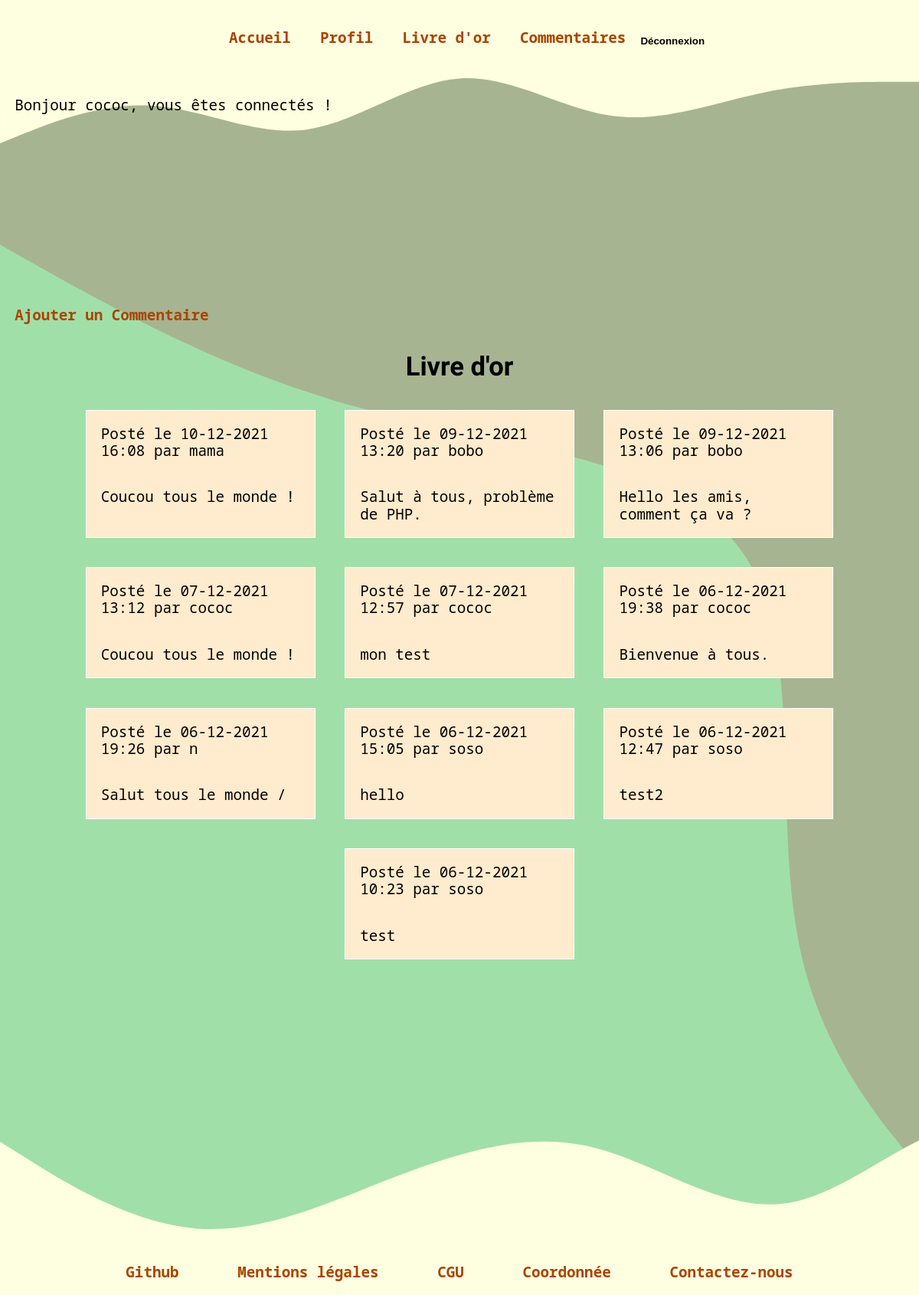
/includes/livre-or.php (signed in), run on the app's committed database.
### tables this page shows
CREATE TABLE IF NOT EXISTS `commentaires` (
  `id` int(11) NOT NULL AUTO_INCREMENT,
  `commentaire` text NOT NULL,
  `id_utilisateur` int(11) NOT NULL,
  `date` datetime NOT NULL,
  PRIMARY KEY (`id`)
);

CREATE TABLE IF NOT EXISTS `utilisateurs` (
  `id` int(11) NOT NULL AUTO_INCREMENT,
  `login` varchar(255) NOT NULL,
  `password` varchar(255) NOT NULL,
  PRIMARY KEY (`id`)
);

### traitements/traitement-livre-or.php (called while the page is built, shortened)
<?php
require ('../traitements/bdd.php');
$req = mysqli_query($bdd, "SELECT * FROM utilisateurs INNER JOIN commentaires ON utilisateurs.id = commentaires.id_utilisateur ORDER BY date DESC");
$res = mysqli_fetch_all($req, MYSQLI_ASSOC);
?>

### includes/livre-or.php (the view, shortened to what this page needs)
<?php
require ('../traitements/bdd.php');
require ('../traitements/traitement-livre-or.php');
?>
<!DOCTYPE html>
<html lang="fr">
    <head>
        <link href="../css/styles.css" rel="stylesheet">
    </head>
    <body class="body-livreor">
        <?php require ('header.php'); ?>
        <main>
        <?php
            if(isset($_SESSION['login'])) { ?>
            <a href="commentaire.php">Ajouter un Commentaire</a>
        <?php }
        ?>
            <section class ='section-livredor'>
                <h1>Livre d'or</h1>
                    <?php foreach($res as $key => $value) {
                        $date = strtotime($value['date']);
                        $datefr = date('d-m-Y H:i', $date);
                    ?>
                    <div class="com">
                        <p>Posté le <?php echo $datefr;?> par <?php echo $value['login']; ?></p>
                        <p><?php echo $value['commentaire'];?></p>
                    </div>
                    <?php } ?>
            </section>
        </main>
        <?php require ('footer.php'); ?>
    </body>
</html>

### css/styles.css (style rules this page uses)
* { box-sizing : border-box; margin: 0; padding: 0; }
html,body { width: 100%; }
body { scroll-behavior: smooth; line-height: 1.15; margin : 0; font-family: 'Noto Sans Mono', monospace; font-size: 1.2em; }
h1, h2 { margin: 0; padding: 0.5em; font-family: 'Crafty Girls'; font-size: 1.8em; text-align: center; }
a { text-decoration : none; font-weight : bold; color: #aa4400; padding: 1em; }
p { padding: 1em; margin: 0; }
main { margin : 0; background-repeat: no-repeat; }
section { padding: 1em; }
.body-livreor { background-image: url(../assets/svg/body-livreor.svg); background-repeat: no-repeat; background-size: cover; }
.body-livreor main { width: 100%; min-height: 100%; }
.section-livredor { display: flex; flex-direction: row; flex-wrap: wrap; justify-content:center; }
.section-livredor h1 { flex-basis: 100%; }
.com { background-color: blanchedalmond; width: 25vw; margin: 1em; border: 1px solid white; }

### data on the page
commentaires: date "10-12-2021 16:08", id_utilisateur.login "mama", commentaire "Coucou tous le monde !"
commentaires: date "09-12-2021 13:20", id_utilisateur.login "bobo", commentaire "Salut à tous, problème de PHP."
commentaires: date "09-12-2021 13:06", id_utilisateur.login "bobo", commentaire "Hello les amis, comment ça va ?"
commentaires: date "07-12-2021 13:12", id_utilisateur.login "cococ", commentaire "Coucou tous le monde !"
commentaires: date "07-12-2021 12:57", id_utilisateur.login "cococ", commentaire "mon test"
commentaires: date "06-12-2021 19:38", id_utilisateur.login "cococ", commentaire "Bienvenue à tous."
commentaires: date "06-12-2021 19:26", id_utilisateur.login "n", commentaire "Salut tous le monde /"
commentaires: date "06-12-2021 15:05", id_utilisateur.login "soso", commentaire "hello"
commentaires: date "06-12-2021 12:47", id_utilisateur.login "soso", commentaire "test2"
commentaires: date "06-12-2021 10:23", id_utilisateur.login "soso", commentaire "test"

### other printed values
$_SESSION['login'] "cococ"
